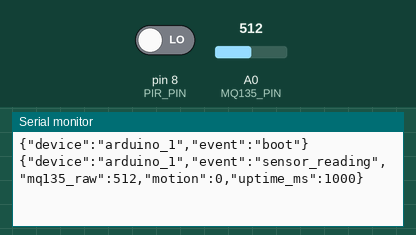
Recording of a sketch running on a simulated Arduino Uno, built with avr-gcc and run on an emulated ATmega328P. Shown: the last lines printed to the serial monitor. Inputs (shaded band) come from the test bench; at power-on: A0 (MQ135_PIN) = 512, pin 8 (PIR_PIN) LOW.

Above: at 1.2 s.
1.3 s: A0 (MQ135_PIN) set to 716
At 2.4 s:
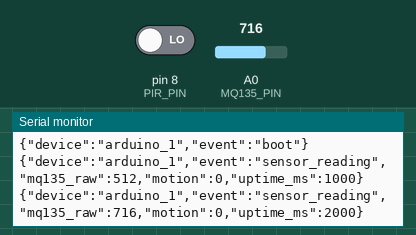
2.8 s: pin 8 (PIR_PIN) driven HIGH
At 3.8 s:
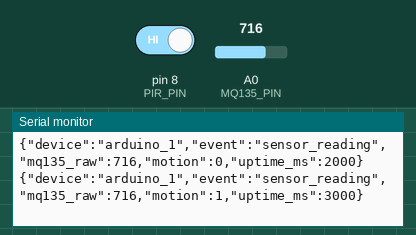
4.3 s: A0 (MQ135_PIN) set to 900
At 5.6 s:
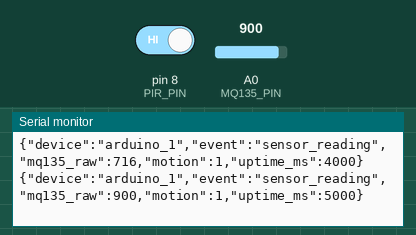
5.8 s: pin 8 (PIR_PIN) driven LOW
At 7.4 s:
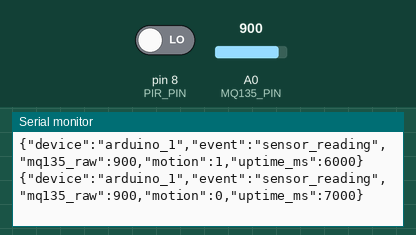
Timing chart, 0 to 8.3 s (numbered marks = the images above; inputs shaded):
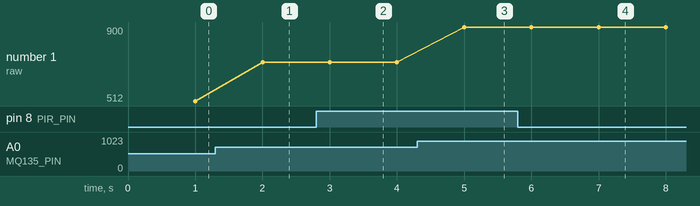

The sketch:

room_node.ino
```cpp
/*
 * Arduino 1: Room node
 * PIR motion sensor inside the room (OUT D8), MQ-135 gas sensor (AO A0).
 *
 * Sends one JSON line per second over USB serial (9600 baud).
 * motion = 1 if the PIR saw movement at any point during that second. The Pi
 * uses it to confirm that someone who entered through the door is really inside.
 *
 * The PIR needs 30-60 s after power-on to settle; early readings can be noise.
 */

const int PIR_PIN = 8;
const int MQ135_PIN = A0;

const unsigned long SEND_INTERVAL = 1000;
unsigned long lastSend = 0;
int motionSeen = 0;  // motion at any point since the last send

void setup() {
  Serial.begin(9600);
  pinMode(PIR_PIN, INPUT);
  Serial.println("{\"device\":\"arduino_1\",\"event\":\"boot\"}");
}

void loop() {
  if (digitalRead(PIR_PIN) == HIGH) motionSeen = 1;

  unsigned long now = millis();
  if (now - lastSend < SEND_INTERVAL) return;
  lastSend = now;

  Serial.print("{\"device\":\"arduino_1\",\"event\":\"sensor_reading\",\"mq135_raw\":");
  Serial.print(analogRead(MQ135_PIN));
  Serial.print(",\"motion\":");
  Serial.print(motionSeen);
  Serial.print(",\"uptime_ms\":");
  Serial.print(now);
  Serial.println("}");
  motionSeen = 0;
}
```

Measured:
- after the input at 1.3 s, the serial monitor: prints a new line after 0.70 s (image 1)
- after the input at 2.8 s, the serial monitor: prints a new line after 0.20 s (image 2)
- after the input at 4.3 s, the serial monitor: prints a new line after 0.70 s (image 3)
- after the input at 5.8 s, the serial monitor: prints a new line after 1.2 s (image 4)
- plotted number 1: 512 → 716 after the input at 1.3 s, 716 → 900 after the input at 4.3 s
